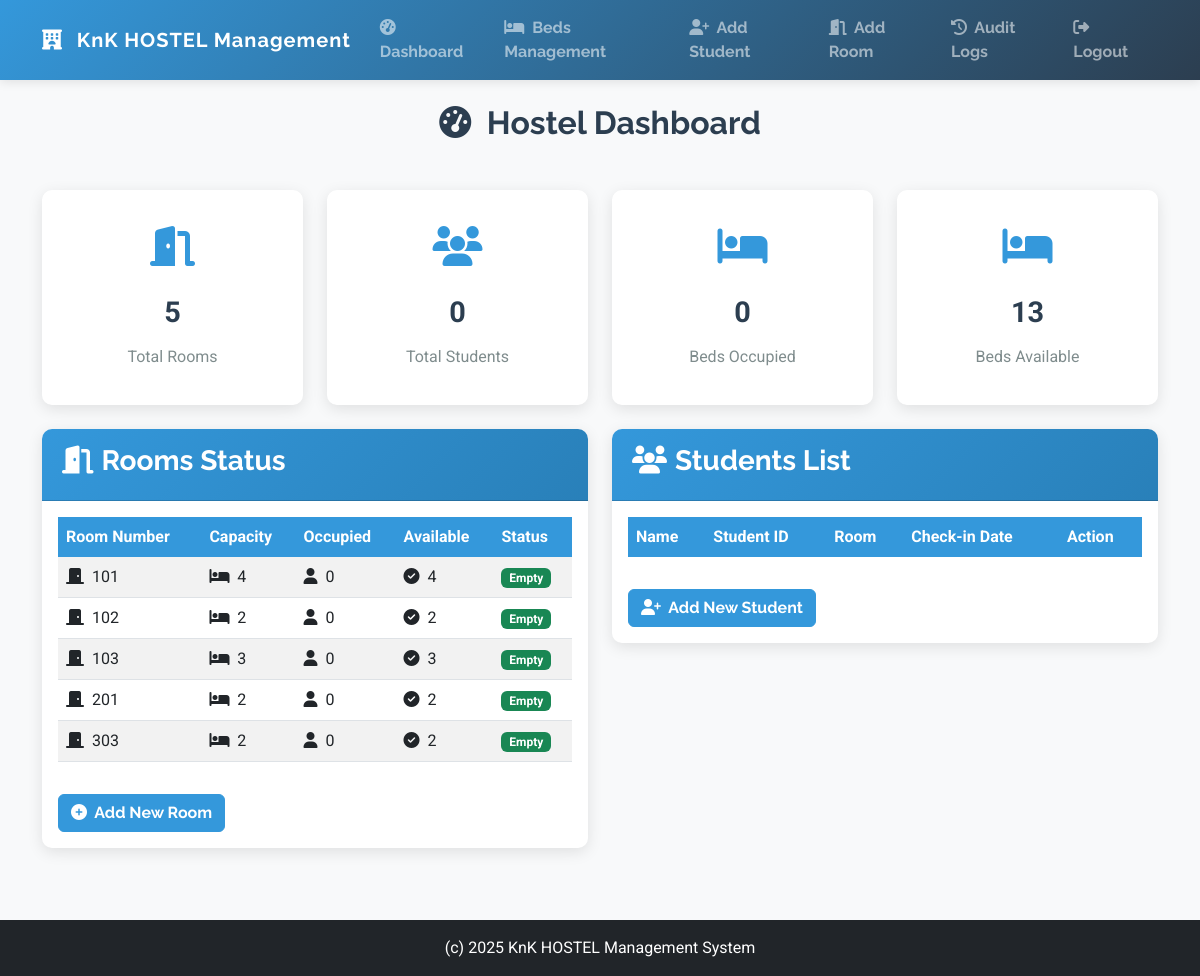
The page /dashboard (signed in) on the database its author committed.
### app.py (models this page shows)
class Room(db.Model):
    id = db.Column(db.Integer, primary_key=True)
    room_number = db.Column(db.String(10), unique=True, nullable=False)
    capacity = db.Column(db.Integer, nullable=False)
    occupied = db.Column(db.Integer, default=0)

### app.py (the view)
@app.route('/dashboard')
@login_required
def dashboard():
    rooms = Room.query.all()
    students = Student.query.all()
    total_beds = sum(room.capacity for room in rooms)
    occupied_beds = sum(room.occupied for room in rooms)
    available_beds = total_beds - occupied_beds
    return render_template('dashboard.html',
                           rooms=rooms,
                           students=students,
                           total_beds=total_beds,
                           occupied_beds=occupied_beds,
                           available_beds=available_beds)

### app.py (called while the page is built)
@login_manager.user_loader
def load_user(user_id):
    return User.query.get(int(user_id))

### templates/dashboard.html (shortened to what this page needs)
{% extends "base.html" %}
{% block content %}
<div class="row mb-4">
    <div class="col-md-12">
        <h2 class="text-center mb-4 animate__animated animate__fadeIn"><i class="fas fa-tachometer-alt me-2"></i> Hostel Dashboard</h2>
    </div>
</div>
<div class="row mb-4">
    <div class="col-md-3">
        <div class="card stat-card animate__animated animate__fadeInUp">
            <div class="card-body">
                <i class="fas fa-door-open icon-stat"></i>
                <div class="stat-value">{{ rooms|length }}</div>
                <div class="stat-label">Total Rooms</div>
            </div>
        </div>
    </div>
    <div class="col-md-3">
        <div class="card stat-card animate__animated animate__fadeInUp" style="animation-delay: 0.1s;">
            <div class="card-body">
                <i class="fas fa-users icon-stat"></i>
                <div class="stat-value">{{ students|length }}</div>
                <div class="stat-label">Total Students</div>
            </div>
        </div>
    </div>
    <div class="col-md-3">
        <div class="card stat-card animate__animated animate__fadeInUp" style="animation-delay: 0.2s;">
            <div class="card-body">
                <i class="fas fa-bed icon-stat"></i>
                <div class="stat-value">{{ occupied_beds }}</div>
                <div class="stat-label">Beds Occupied</div>
            </div>
        </div>
    </div>
    <div class="col-md-3">
        <div class="card stat-card animate__animated animate__fadeInUp" style="animation-delay: 0.3s;">
            <div class="card-body">
                <i class="fas fa-bed icon-stat"></i>
                <div class="stat-value">{{ available_beds }}</div>
                <div class="stat-label">Beds Available</div>
            </div>
        </div>
    </div>
</div>
<div class="row">
    <div class="col-md-6">
        <div class="card mb-4 animate__animated animate__fadeInLeft">
            <div class="card-header">
                <h3><i class="fas fa-door-open me-2"></i>Rooms Status</h3>
            </div>
            <div class="card-body">
                <div class="table-responsive">
                    <table class="table table-striped">
                        <thead>
                            <tr>
                                <th>Room Number</th>
                                <th>Capacity</th>
                                <th>Occupied</th>
                                <th>Available</th>
                                <th>Status</th>
                            </tr>
                        </thead>
                        <tbody>
                            {% for room in rooms %}
                            <tr>
                                <td><i class="fas fa-door-closed me-1"></i> {{ room.room_number }}</td>
                                <td><i class="fas fa-bed me-1"></i> {{ room.capacity }}</td>
                                <td><i class="fas fa-user me-1"></i> {{ room.occupied }}</td>
                                <td><i class="fas fa-check-circle me-1"></i> {{ room.capacity - room.occupied }}</td>
                                <td>
                                    {% if room.capacity == room.occupied %}
                                        <span class="badge bg-danger">Full</span>
                                    {% elif room.occupied == 0 %}
                                        <span class="badge bg-success">Empty</span>
                                    {% else %}
                                        <span class="badge bg-warning">Partial</span>
                                    {% endif %}
                                </td>
                            </tr>
                            {% endfor %}
                        </tbody>
                    </table>
                </div>
                <div class="mt-3">
                    <a href="{{ url_for('add_room') }}" class="btn btn-primary">
                        <i class="fas fa-plus-circle me-1"></i> Add New Room
                    </a>
                </div>
            </div>
        </div>
    </div>
    <div class="col-md-6">
        <div class="card mb-4 animate__animated animate__fadeInRight">
            <div class="card-header">
                <h3><i class="fas fa-users me-2"></i>Students List</h3>
            </div>
            <div class="card-body">
                <div class="table-responsive">
                    <table class="table table-striped">
                        <thead>
                            <tr>
                                <th>Name</th>
                                <th>Student ID</th>
                                <th>Room</th>
                                <th>Check-in Date</th>
                                <th>Action</th>
                            </tr>
                        </thead>
                    </table>
                </div>
                <div class="mt-3">
                    <a href="{{ url_for('add_student') }}" class="btn btn-primary">
                        <i class="fas fa-user-plus me-1"></i> Add New Student
                    </a>
                </div>
            </div>
        </div>
    </div>
</div>
{% endblock %}

### templates/base.html (style rules this page uses)
:root { --primary-color: #3498db; --secondary-color: #2c3e50; --accent-color: #e74c3c; --light-color: #ecf0f1; --dark-color: #2c3e50; }
body { font-family: 'Roboto', sans-serif; background-color: #f8f9fa; color: var(--dark-color); }
h1, h2, h3, h4, h5, h6, .navbar-brand, .nav-link, .btn { font-family: 'Raleway', sans-serif; font-weight: 700; }
.card { border: none; border-radius: 10px; box-shadow: 0 4px 15px rgba(0,0,0,0.1); transition: transform 0.3s ease, box-shadow 0.3s ease; }
.card-header { background: linear-gradient(135deg, var(--primary-color), #2980b9); color: white; border-radius: 10px 10px 0 0 !important; padding: 15px 20px; }
.btn-primary { background-color: var(--primary-color); border-color: var(--primary-color); transition: all 0.3s ease; }
.table { border-collapse: separate; border-spacing: 0; }
.table th { background-color: var(--primary-color); color: white; border: none; }
.table tr:nth-child(even) { background-color: rgba(52, 152, 219, 0.05); }
.icon-stat { font-size: 2.5rem; margin-bottom: 15px; color: var(--primary-color); }
.stat-card { text-align: center; padding: 20px; }
.stat-value { font-size: 1.8rem; font-weight: bold; margin: 10px 0; color: var(--dark-color); }
.stat-label { font-size: 1rem; color: #7f8c8d; }

### rows shown on the page
Room: room_number "101", capacity "4", occupied "0", room.capacity-room.occupied "4", shows "Empty"
Room: room_number "102", capacity "2", occupied "0", room.capacity-room.occupied "2", shows "Empty"
Room: room_number "103", capacity "3", occupied "0", room.capacity-room.occupied "3", shows "Empty"
Room: room_number "201", capacity "2", occupied "0", room.capacity-room.occupied "2", shows "Empty"
Room: room_number "303", capacity "2", occupied "0", room.capacity-room.occupied "2", shows "Empty"

### other values the page prints
{{ rooms|length }} "5"
{{ students|length }} "0"
{{ occupied_beds }} "0"
{{ available_beds }} "13"
